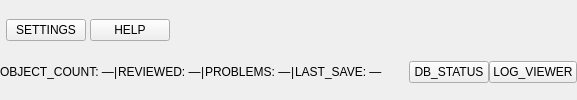
     <widget class="QFrame" name="status_bar_frame">
      <property name="frameShape">
       <enum>QFrame::Shape::NoFrame</enum>
      </property>
      <layout class="QVBoxLayout" name="status_bar_layout">
       <property name="spacing">
        <number>0</number>
       </property>
       <property name="leftMargin">
        <number>0</number>
       </property>
       <property name="topMargin">
        <number>0</number>
       </property>
       <property name="rightMargin">
        <number>0</number>
       </property>
       <property name="bottomMargin">
        <number>0</number>
       </property>
       <item>
        <widget class="QFrame" name="status_top">
         <property name="frameShape">
          <enum>QFrame::Shape::NoFrame</enum>
         </property>
         <property name="minimumSize">
          <size>
           <width>0</width>
           <height>32</height>
          </size>
         </property>
         <property name="maximumSize">
          <size>
           <width>16777215</width>
           <height>32</height>
          </size>
         </property>
         <layout class="QHBoxLayout" name="status_top_layout">
          <property name="spacing">
           <number>4</number>
          </property>
          <property name="leftMargin">
           <number>6</number>
          </property>
          <property name="topMargin">
           <number>3</number>
          </property>
          <property name="rightMargin">
           <number>6</number>
          </property>
          <property name="bottomMargin">
           <number>3</number>
          </property>
          <item>
           <widget class="QPushButton" name="btn_sb_settings">
            <property name="text">
             <string>SETTINGS</string>
            </property>
            <property name="cursor">
             <cursorShape>PointingHandCursor</cursorShape>
            </property>
            <property name="toolTip">
             <string>Open Application Settings</string>
            </property>
           </widget>
          </item>
          <item>
           <widget class="QPushButton" name="btn_sb_help">
            <property name="text">
             <string>HELP</string>
            </property>
            <property name="cursor">
             <cursorShape>PointingHandCursor</cursorShape>
            </property>
            <property name="toolTip">
             <string>Open Help Window</string>
            </property>
           </widget>
          </item>
          <item>
           <spacer name="status_top_spacer">
            <property name="orientation">
             <enum>Qt::Horizontal</enum>
            </property>
            <property name="sizeHint" stdset="0">
             <size>
              <width>20</width>
              <height>0</height>
             </size>
            </property>
           </spacer>
          </item>
         </layout>
        </widget>
       </item>
       <item>
        <widget class="QFrame" name="status_bottom">
         <property name="frameShape">
          <enum>QFrame::Shape::NoFrame</enum>
         </property>
         <property name="minimumSize">
          <size>
           <width>0</width>
           <height>24</height>
          </size>
         </property>
         <property name="maximumSize">
          <size>
           <width>16777215</width>
           <height>24</height>
          </size>
         </property>
         <layout class="QHBoxLayout" name="status_bottom_layout">
          <property name="spacing">
           <number>0</number>
          </property>
          <property name="leftMargin">
           <number>0</number>
          </property>
          <property name="topMargin">
           <number>0</number>
          </property>
          <property name="rightMargin">
           <number>0</number>
          </property>
          <property name="bottomMargin">
           <number>0</number>
          </property>
          <item>
           <widget class="QLabel" name="lbl_sb_object_count">
            <property name="text">
             <string>OBJECT_COUNT: —</string>
            </property>
           </widget>
          </item>
          <item>
           <widget class="QLabel" name="lbl_sb_sep_1">
            <property name="text">
             <string>|</string>
            </property>
           </widget>
          </item>
          <item>
           <widget class="QLabel" name="lbl_sb_reviewed">
            <property name="text">
             <string>REVIEWED: —</string>
            </property>
           </widget>
          </item>
          <item>
           <widget class="QLabel" name="lbl_sb_sep_2">
            <property name="text">
             <string>|</string>
            </property>
           </widget>
          </item>
          <item>
           <widget class="QLabel" name="lbl_sb_problems">
            <property name="text">
             <string>PROBLEMS: —</string>
            </property>
           </widget>
          </item>
          <item>
           <widget class="QLabel" name="lbl_sb_sep_3">
            <property name="text">
             <string>|</string>
            </property>
           </widget>
          </item>
          <item>
           <widget class="QLabel" name="lbl_sb_last_save">
            <property name="text">
             <string>LAST_SAVE: —</string>
            </property>
           </widget>
          </item>
          <item>
           <widget class="QLabel" name="lbl_sb_filter_badge">
            <property name="text">
             <string />
            </property>
           </widget>
          </item>
          <item>
           <spacer name="status_bottom_spacer">
            <property name="orientation">
             <enum>Qt::Horizontal</enum>
            </property>
            <property name="sizeHint" stdset="0">
             <size>
              <width>20</width>
              <height>0</height>
             </size>
            </property>
           </spacer>
          </item>
          <item>
           <widget class="QPushButton" name="btn_sb_db_status">
            <property name="text">
             <string>DB_STATUS</string>
            </property>
            <property name="cursor">
             <cursorShape>PointingHandCursor</cursorShape>
            </property>
           </widget>
          </item>
          <item>
           <widget class="QPushButton" name="btn_sb_log_viewer">
            <property name="text">
             <string>LOG_VIEWER</string>
            </property>
            <property name="cursor">
             <cursorShape>PointingHandCursor</cursorShape>
            </property>
           </widget>
          </item>
         </layout>
        </widget>
       </item>
      </layout>
     </widget>
